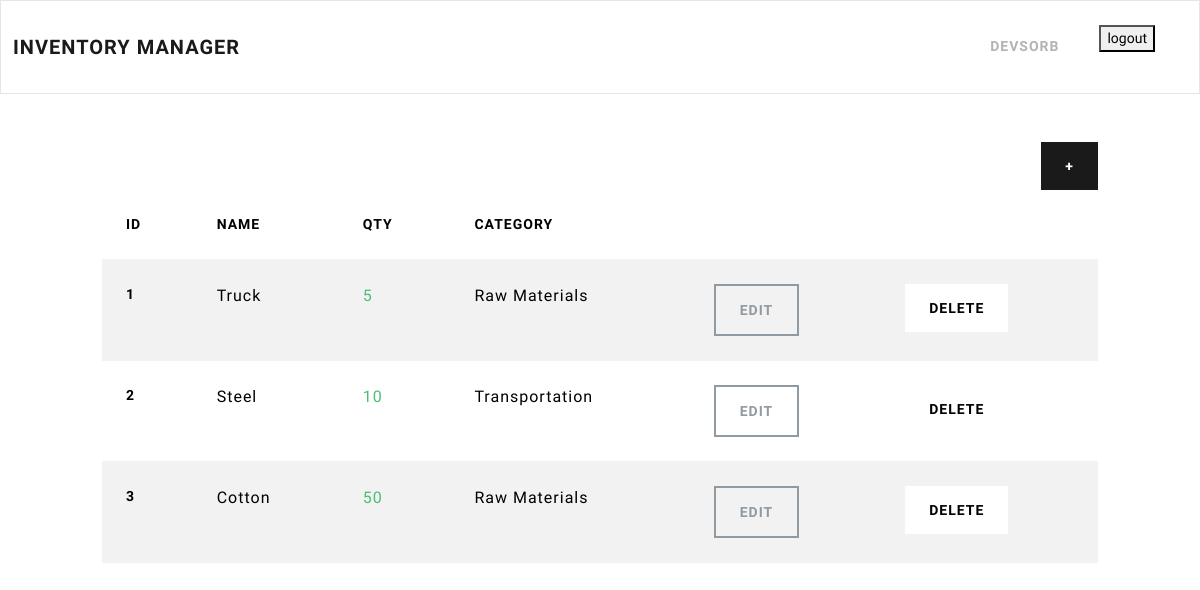
Before: /dashboard/ (signed in) with the older database file.
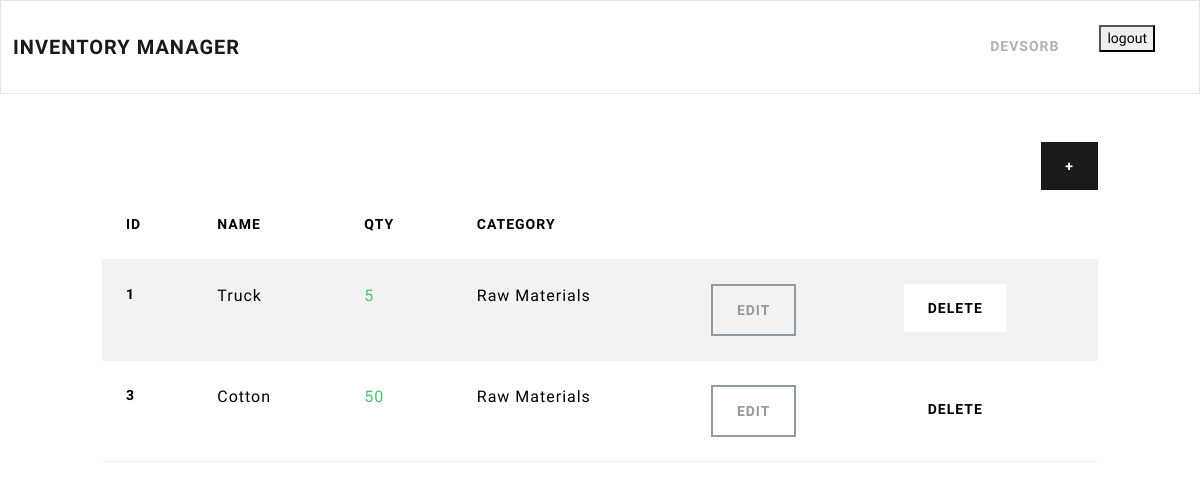
After: the same page with the newer database file.
### inventory/models.py (models this page shows, shortened)
class InventoryItem(models.Model):
    name = models.CharField(max_length=200)
    quantity = models.PositiveIntegerField()
    category = models.ForeignKey('Category', on_delete=models.SET_NULL, blank=True, null=True)
    date_created =models.DateTimeField(auto_now_add=True)
    user = models.ForeignKey('auth.User', on_delete=models.CASCADE)

class Category(models.Model):
    name = models.CharField(max_length=200)
    class Meta:
        verbose_name_plural ='categories'

### inventory/views.py (the view)
# urls.py: path('dashboard/', Dashboard.as_view(), name='dashboard'),
class Dashboard(LoginRequiredMixin, View):
    def get(self, request):
        items = InventoryItem.objects.filter(user=self.request.user.id).order_by('id')
        return render(request, 'inventory/dashboard.html', {'items': items})

### inventory/templates/inventory/dashboard.html (shortened to what this page needs)
{% extends 'inventory/base.html' %}
{% block content %}
	<div class="row">
		<div class="col-md-10 col-12 mx-auto mt-5">
			<div class="d-flex justify-content-end">
				<a href="{% url 'add-item' %}" class="btn btn-primary">+</a>
			</div>
			<table class="table table-hover table-striped">
				<thead>
					<tr>
						<th scope="col">ID</th>
						<th scope="col">Name</th>
						<th scope="col">Qty</th>
						<th scope="col">Category</th>
						<th scope="col"></th>
						<th scope="col"></th>
					</tr>
				</thead>
				<tbody>
					{% for item in items %}
					<tr>
						<th scope="row">{{ item.id }}</th>
						<td>{{ item.name }}</td>
						{% if item.id in low_inventory_ids %}
							<td class="text-danger">{{ item.quantity }}</td>
						{% else %}
							<td class="text-success">{{ item.quantity }}</td>
						{% endif %}
						<td>{{ item.category.name }}</td>
						<td><a href="{% url 'edit-item' item.id %}" class="btn btn-outline-secondary">Edit</a></td>
						<td><a href="{% url 'delete-item' item.id %}" class="btn btn-secondary">Delete</a></td>
					</tr>
					{% endfor %}
				</tbody>
			</table>
		</div>
	</div>
{% endblock content %}

Changed rows visible on the page:
removed InventoryItem: id "2", name "Steel", quantity "10", category.name "Transportation"
